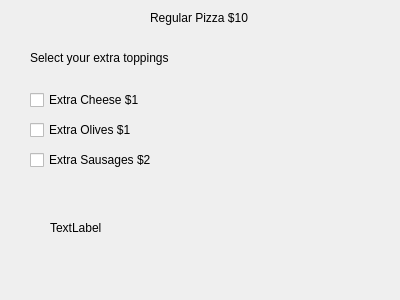
<?xml version="1.0" encoding="UTF-8"?>
<ui version="4.0">
 <class>Dialog</class>
 <widget class="QDialog" name="Dialog">
  <property name="geometry">
   <rect>
    <x>0</x>
    <y>0</y>
    <width>400</width>
    <height>300</height>
   </rect>
  </property>
  <property name="windowTitle">
   <string>Dialog</string>
  </property>
  <widget class="QLabel" name="label">
   <property name="geometry">
    <rect>
     <x>150</x>
     <y>10</y>
     <width>131</width>
     <height>16</height>
    </rect>
   </property>
   <property name="text">
    <string>Regular Pizza $10</string>
   </property>
  </widget>
  <widget class="QLabel" name="label_2">
   <property name="geometry">
    <rect>
     <x>30</x>
     <y>50</y>
     <width>161</width>
     <height>16</height>
    </rect>
   </property>
   <property name="text">
    <string>Select your extra toppings</string>
   </property>
  </widget>
  <widget class="QLabel" name="labelAmount">
   <property name="geometry">
    <rect>
     <x>50</x>
     <y>220</y>
     <width>281</width>
     <height>16</height>
    </rect>
   </property>
   <property name="text">
    <string>TextLabel</string>
   </property>
  </widget>
  <widget class="QCheckBox" name="checkBoxCheese">
   <property name="geometry">
    <rect>
     <x>30</x>
     <y>90</y>
     <width>171</width>
     <height>20</height>
    </rect>
   </property>
   <property name="text">
    <string>Extra Cheese $1</string>
   </property>
  </widget>
  <widget class="QCheckBox" name="checkBoxOlives">
   <property name="geometry">
    <rect>
     <x>30</x>
     <y>120</y>
     <width>171</width>
     <height>20</height>
    </rect>
   </property>
   <property name="text">
    <string>Extra Olives $1</string>
   </property>
  </widget>
  <widget class="QCheckBox" name="checkBoxSausages">
   <property name="geometry">
    <rect>
     <x>30</x>
     <y>150</y>
     <width>231</width>
     <height>20</height>
    </rect>
   </property>
   <property name="text">
    <string>Extra Sausages $2</string>
   </property>
  </widget>
 </widget>
 <resources/>
 <connections/>
</ui>
